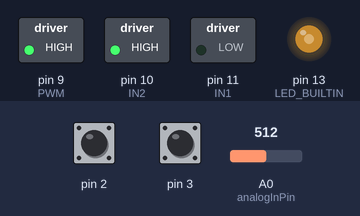
The sketch below on a simulated Arduino Uno, built with avr-gcc and run on an emulated ATmega328P. Parts: switched loads named in the sketch (green lamp = pin HIGH), output pins drawn as LEDs (lit = HIGH). The test bench sets the inputs (shaded band); at power-on: A0 (analogInPin) = 512, pin 2 HIGH, pin 3 HIGH.

Above: at 1.2 s.
1.3 s: A0 (analogInPin) set to 493
At 1.9 s:
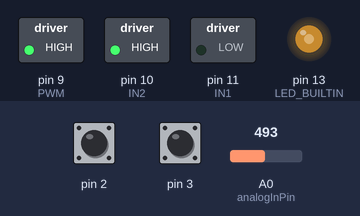
2.8 s: A0 (analogInPin) set to 511
At 3.05 s:
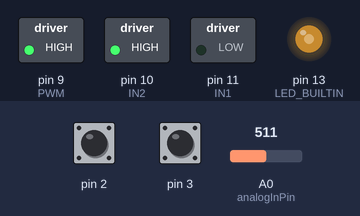
5.8 s: A0 (analogInPin) set to 306
At 6.5 s:
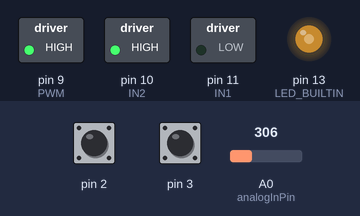
7.3 s: A0 (analogInPin) set to 716
Timing chart, 0 to 11.3 s (numbered marks = the images above; inputs shaded):
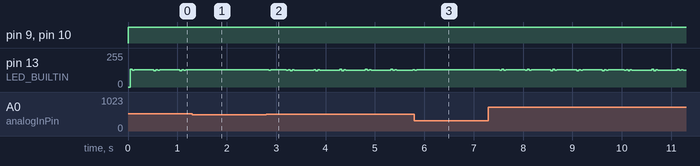

The sketch:

kendali-posisi.ino
```cpp
/*
 Kendali posisi sederhana
*/


const int IN1=11;
const int IN2=10; // pin untuk kendali arah motor
const int PWM=9; // pin untuk PWM

const int analogInPin = A0;
long int sensorValue = 0;        // value read from the pot
int outputValue = 0;        // value output to the PWM (analog out)
int state=0;
long int posisi=0;
long int kecepatan=0;
int pinA;
int pinB;


void ISR_INT0(){
  pinA=digitalRead(2);
  pinB=digitalRead(3);
  if(pinA==LOW && pinB==LOW){
    posisi--; // CCW
    kecepatan--;
  }
  if(pinA==LOW && pinB==HIGH){
    posisi++;
    kecepatan++;
  }
  if(pinA==HIGH&& pinB==LOW){
    posisi++; // CCW
    kecepatan++;
  }
  if(pinA==HIGH && pinB==HIGH){
    posisi--; // CCW
    kecepatan--;
  }
}

void ISR_INT1(){
  pinA=digitalRead(2);
  pinB=digitalRead(3);
  if(pinA==LOW && pinB==LOW){
    posisi++; // CCW
    kecepatan++;
  }
  if(pinA==LOW && pinB==HIGH){
    posisi--;
    kecepatan--;
  }

  if(pinA==HIGH&& pinB==LOW){
    posisi--; // CCW
    kecepatan--;
  }
  if(pinA==HIGH && pinB==HIGH){
    posisi++; // CCW
    kecepatan++;
  }
}

void motor_power(int power){
  int pwm_value;
  pwm_value=abs(power);
  if(pwm_value<0)
    pwm_value=0;
  if(pwm_value>255)
    pwm_value=255;
  if(power>0){
    digitalWrite(IN1,LOW);  // turn off
    digitalWrite(IN2,HIGH);  // turn off
    analogWrite(PWM, pwm_value);
  } else if(power<0){
    digitalWrite(IN1,HIGH);  // turn off
    digitalWrite(IN2,LOW);  // turn off
    analogWrite(PWM, pwm_value);
  }else{
    digitalWrite(IN1,LOW);  // turn off
    digitalWrite(IN2,LOW);  // turn off
  }
}

void setup() {
  // initialize serial communications at 9600 bps:
  Serial.begin(115200);
  pinMode(LED_BUILTIN, OUTPUT);
  attachInterrupt(digitalPinToInterrupt(2), ISR_INT0, CHANGE);
  attachInterrupt(digitalPinToInterrupt(3), ISR_INT1, CHANGE);
  pinMode(2,INPUT_PULLUP);
  pinMode(3,INPUT_PULLUP);

   pinMode(IN1, OUTPUT);
   pinMode(IN2, OUTPUT);
   pinMode(PWM, OUTPUT);

}

void loop() {
  float Kp=5;
  float Ki=0.0001;
  static float error_integral=0;
  int target;
  float control;
  float error;
  // print the results to the Serial Monitor:

sensorValue=0;
//posisi=0;
  // wait 2 milliseconds before the next loop for the analog-to-digital
  // converter to settle after the last reading:
  if(state==0){
    state=1;
    digitalWrite(LED_BUILTIN, HIGH);   // turn the LED on (HIGH is the voltage level)
  }else{
    state=0;
    digitalWrite(LED_BUILTIN, LOW);   // turn the LED on (HIGH is the voltage level)
  }

 sensorValue = analogRead(analogInPin);
 target=sensorValue*2;
  error=target-posisi;
  error_integral=error_integral+error;
  control=error*Kp+error_integral*Ki;
  motor_power(control);

if(1){
  int i;
  char buffer[100];
  int length;
  sprintf(buffer,"%d %d %d %f %f\n",target,kecepatan,posisi,control,error_integral);
  length=strlen(buffer);
  for(i=0;i<length;i++){
//    fifo_put(&fs,buffer[i]);
  }

}
  kecepatan=0;
  delay(1);
}
```

fifo.ino
```cpp
#define FIFO_LENGTH 20

typedef struct fifo_simple {
    int head; // tempat menulis data baru
    int tail; // tempat mengambil data lama
    int num_element; // jumlah byte di dalam
    char data[FIFO_LENGTH];
} fifo_simple;


int fifo_simple_init(struct fifo_simple *fs) {
    fs->head = 0;
    fs->num_element = 0;
    fs->tail = 0;
    return 0;
}

/**
 * Masukkan data ke dalam FIFO
 * @param fs struktur data FIFO
 * @param data data yang dimasukkan
 * @return 0 jika tidak berhasil, 1 jika tidak berhasil
 */
int fifo_put(struct fifo_simple *fs, char data) {
    // tambah 1 data
    if (fs->num_element < FIFO_LENGTH) {
        fs->data[fs->head] = data;
        fs->head++;
        if (fs->head >= FIFO_LENGTH) {
            fs->head = 0;
        }
        fs->num_element++;
        return 1;
    } else {
        return 0;
    }

}

/**
 * Keluarkan data dari FIFO
 * @param fs
 * @param data
 * @return 0 jika tidak ada, 1 jika ada
 */
int fifo_get(fifo_simple *fs, char  * data) {
    // ambil 1 data kalau ada
    if (fs->num_element > 0) {
        fs->num_element--;
        *data = fs->data[fs->tail];
        fs->tail++;
        if (fs->tail >= FIFO_LENGTH) {
            fs->tail = 0;
        }
        return 1;
    } else {
        return 0;
    }
}

void fifo_print_status(fifo_simple *fs) {
    printf("alamat struktur    %p\n", fs);
    printf("alamat head        %p\n", &fs->head);
    printf("alamat tail        %p\n", &fs->tail);
    printf("alamat num_element %p\n", &fs->num_element);
    printf("alamat data        %p\n", fs->data);
    printf("alamat data 0      %p\n", &fs->data[0]);
    printf("alamat data 1      %p\n", &fs->data[1]);
    printf("alamat data akhir  %p\n", &fs->data[FIFO_LENGTH - 1]);

    printf("head       : %d\n", fs->head);
    printf("tail       : %d\n", fs->tail);
    printf("num_element: %d\n", fs->num_element);
    for (int i = 0; i < FIFO_LENGTH; i++) {
        printf("%3d ", fs->data[i]);
    }
    printf("\n");
}
```

Measured:
- after the input at 1.3 s, pin 13 (LED_BUILTIN): stops changing and stays 130/255
- after the input at 5.8 s, pin 13 (LED_BUILTIN): goes on until 5.8 s, then stays 130/255
- by itself, pin 13 (LED_BUILTIN): repeats every 0.52 s: 124/255 0.04 s, 130/255 0.40 s, 123/255 0.04 s, 131/255 0.04 s
